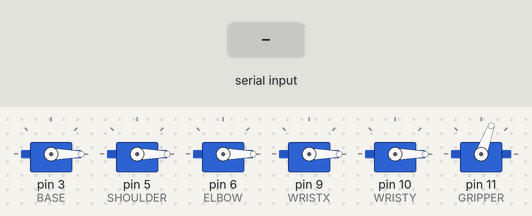
A sketch run on a simulated Arduino Uno, built with avr-gcc and run on an emulated ATmega328P. Shown: 6 × servo. The inputs (shaded band) are chosen by the test bench.

Above: at 1.2 s.
1.3 s: "90,45\n" received over Serial
At 2.2 s:
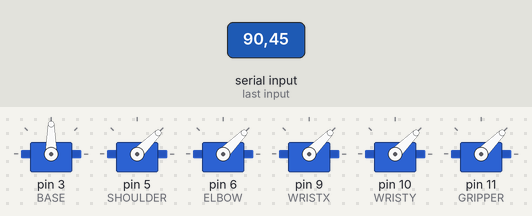
2.8 s: "30,150\n" received over Serial
At 3.4 s:
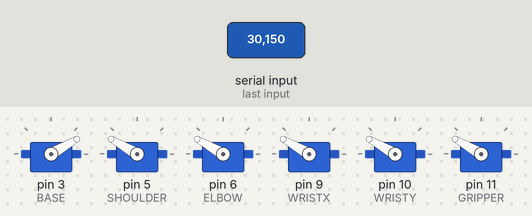
4.3 s: "5\n" received over Serial
At 5.5 s:
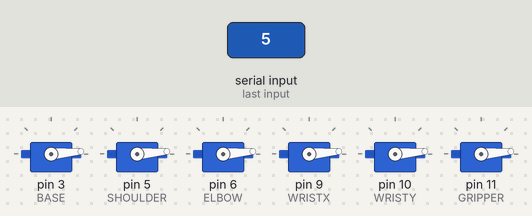
5.8 s: "90\n" received over Serial
At 6.9 s:
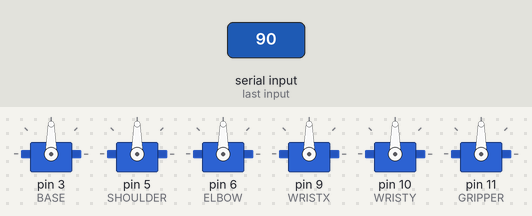
7.3 s: "200\n" received over Serial
At 8.0 s:
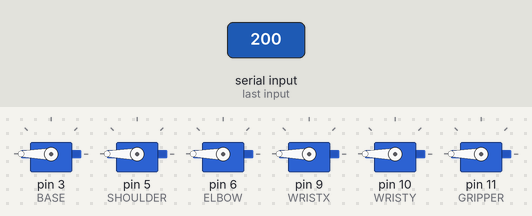
Timing chart, 0 to 9.8 s (numbered marks = the images above; inputs shaded):
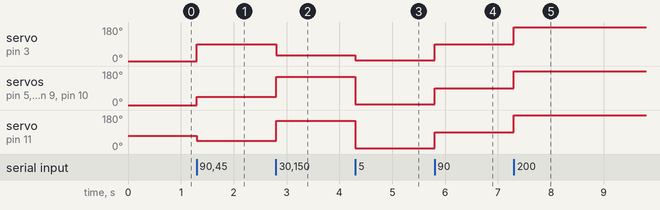

The sketch:

0-arm.ino
```cpp
#include <Servo.h>
#include "pins.h"

Servo A;
Servo B;
Servo C;
Servo D;
Servo E;
Servo F;

short val[] = {0, 0, 0, 0, 0, 70};

void setup()
{
	Serial.begin(115200);
	A.attach(BASE);
	B.attach(SHOULDER);
	C.attach(ELBOW);
	D.attach(WRISTX);
	E.attach(WRISTY);
	F.attach(GRIPPER);
}

void loop()
{
	if (Serial.available() > 0)
	{
		String message = Serial.readStringUntil('\n');
		for (int i = 0; i < 6; i++)
		{
			val[i] = message.substring(0, message.indexOf(',')).toInt();
			message = message.substring(message.indexOf(',') + 1);
		}
	}

	A.write(val[0]);
	B.write(val[1]);
	C.write(val[2]);
	D.write(val[3]);
	E.write(val[4]);
	F.write(val[5]);
}
```

pins.h
```cpp
#define BASE			3
#define SHOULDER		5
#define ELBOW			6
#define WRISTX			9
#define WRISTY			10
#define GRIPPER			11
#define SERVO_MIN		0
#define SERVO_MAX		180
#define GRIPPER_MIN		70
#define GRIPPER_MAX		120
```

Measured:
- after the input at 1.3 s, servo on pin 3 (BASE): 0° → 90° at once; servo on pin 5 (SHOULDER), servo on pin 6 (ELBOW), servo on pin 9 (WRISTX), servo on pin 10 (WRISTY): 0° → 45° at once; servo on pin 11 (GRIPPER): 70° → 45° at once
- after the input at 2.8 s, servo on pin 3 (BASE): 90° → 30° at once; servo on pin 5 (SHOULDER), servo on pin 6 (ELBOW), servo on pin 9 (WRISTX), servo on pin 10 (WRISTY), servo on pin 11 (GRIPPER): 45° → 150° at once
- after the input at 4.3 s, servo on pin 3 (BASE): 30° → 5° at once; servo on pin 5 (SHOULDER), servo on pin 6 (ELBOW), servo on pin 9 (WRISTX), servo on pin 10 (WRISTY), servo on pin 11 (GRIPPER): 150° → 5° at once
- after the input at 5.8 s, servo on pin 3 (BASE), servo on pin 5 (SHOULDER), servo on pin 6 (ELBOW), servo on pin 9 (WRISTX), servo on pin 10 (WRISTY), servo on pin 11 (GRIPPER): 5° → 90° at once
- after the input at 7.3 s, servo on pin 3 (BASE), servo on pin 5 (SHOULDER), servo on pin 6 (ELBOW), servo on pin 9 (WRISTX), servo on pin 10 (WRISTY), servo on pin 11 (GRIPPER): 90° → 180° at once
